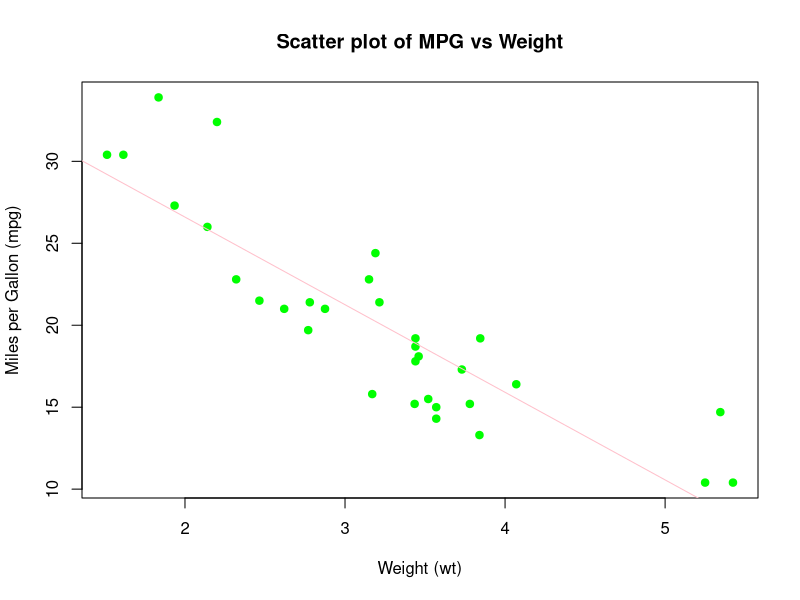

Reproduce this figure in R.
# Calculate the correlation between mpg and wt
correlation <- cor(mtcars$mpg, mtcars$wt)
cat("Correlation between mpg and wt:", correlation, "\n")

# Generate a scatter plot
plot(mtcars$wt, mtcars$mpg,
     main = "Scatter plot of MPG vs Weight",
     xlab = "Weight (wt)",
     ylab = "Miles per Gallon (mpg)",
     pch = 19,         # Solid circle for points
     col = "green")     # Blue color for points

# Optionally, add a regression line to the scatter plot
abline(lm(mtcars$mpg ~ mtcars$wt), col = "pink")  # Red regression line
